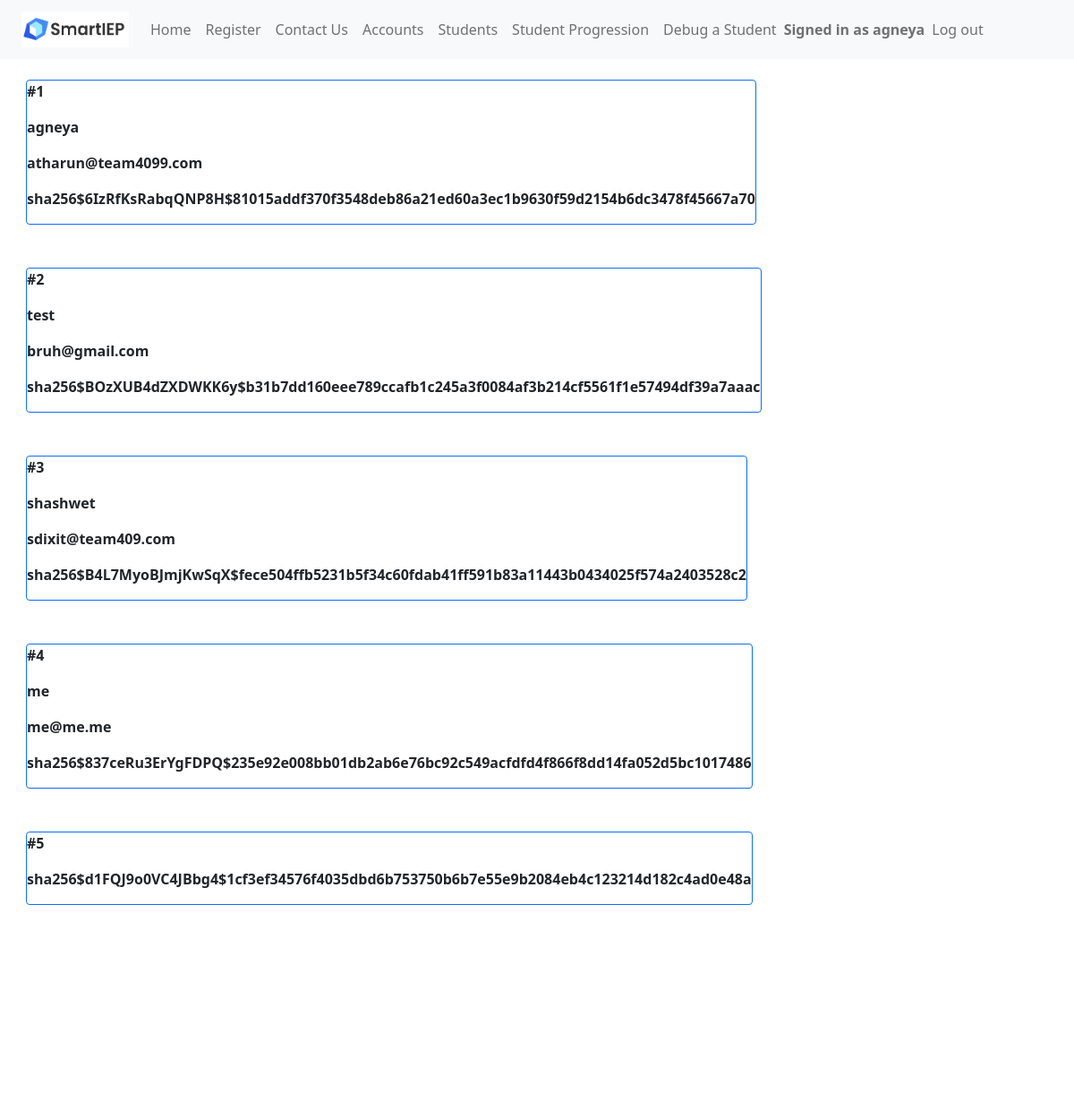
The app's page /accounts (signed in), older data.
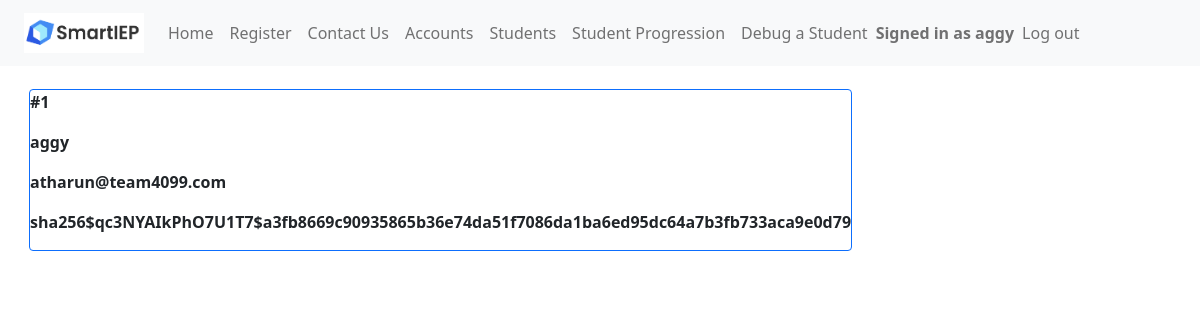
The same page, newer data.
### app.py (models this page shows, shortened)
class Accounts(UserMixin, db.Model):
	__tablename__ = 'accounts'
	account_id = db.Column(db.Integer, primary_key=True)
	callname = db.Column(db.String(200),nullable=False)
	username = db.Column(db.String(200),nullable=False)
	password = db.Column(db.String(200),nullable=False)

### app.py (the view)
@main.route("/accounts")
@login_required
def accounts():
	accounts = Accounts.query.all()
	return render_template('accounts.html',accounts=accounts)

### app.py (called while the page is built)
@login_manager.user_loader
def load_user(account_id):
    return Accounts.query.get(int(account_id))

@app.context_processor
def utility_processor():
	def parse_tasks(newData):
		if (newData != ""):
			goalArrays = []
			for i in range(MAX_GOALS):
				goalArrays.append([])
			parts = newData[:-1].split(";")
			counter = 0
			for part in parts:
				if part[1] == "[":
					part = re.sub("\[.*?\]","[]",part)
					part = part.replace("[","").replace("]","")
					goalArrays[counter].append(part)
					counter = counter + 1
			for part in parts:
				if part[1] == "(":
					goalKey = int(part[part.find("(")+1:part.find(")")])
					part = re.sub("\(.*?\)","()",part)
					part = part.replace("(","").replace(")","")
					goalArrays[goalKey].append(part)
			return goalArrays
		else:
			return []
	return dict(parse_tasks=parse_tasks)

### templates/accounts.html (shortened to what this page needs)
<!DOCTYPE html>
<html lang="en">
    <head>
        <link href="https://cdn.jsdelivr.net/npm/bootstrap@5.0.2/dist/css/bootstrap.min.css" rel="stylesheet">
    </head>
    <header>
      {% include 'nav.html' %}
    </header>
    <body>
        <div class="content">
            {% for account in accounts %}
                <div class="m-4 border border-primary rounded">
                    <p><b>#{{ account.account_id }}</b></p>
                    <p><b>{{ account.callname }}</b></p>
                    <p><b>{{ account.username }}</b></p>
                    <p><b>{{ account.password }}</b></p>
                </div>
            {% endfor %}
        </div>
    </body>
</html>

### templates/nav.html (shortened to what this page needs)
<nav class="px-4 navbar fixed-top navbar-expand-lg navbar-light bg-light">
    <a class="navbar-brand" href="/"><img src="static\smartieplogo.png" width="120" height="40"></a>
    <div>
      <ul class="navbar-nav mr-auto">
        <li class="nav-item active">
          <a class="nav-link" href="/signin">Home</a>
        </li>
        <li class="nav-item">
          <a class="nav-link" href="/register">Register</a>
        </li>
        <li class="nav-item">
          <a class="nav-link" href="/contactus">Contact Us</a>
        </li>
        {% if current_user.is_authenticated %}
        <li class="nav-item">
          <a class="nav-link" href="/accounts">Accounts</a>
        </li>
        <li class="nav-item">
          <a class="nav-link" href="/students">Students</a>
        </li>
        <li class="nav-item">
          <a class="nav-link" href="/logs">Student Progression</a>
        </li>
        <li class="nav-item">
          <a class="nav-link" href="/terminatestudent">Debug a Student</a>
        </li>
        <span class="navbar-text navbar-right">
          <b>Signed in as {{ current_user.callname }}</b>
        </span>
        <li class="nav-item">
          <a class="nav-link" href="/logout">Log out</a>
        </li>
      </ul>
        {% endif %}
    </div>
  </nav>

### templates/accounts.html (style rules this page uses)
.content { margin: 5px; width: 100%; display: flex; flex-direction: row; flex-wrap: wrap; }
body { padding-top: 60px; }

Row changes from the older to the newer data that the page shows:
removed Accounts: account_id "2", callname "test", username "bruh@gmail.com", password "sha256$BOzXUB4dZXDWKK6y$b31b7dd160eee789ccafb1c245a3f0084af3b214cf5561f1e57494df39a7aaac"
removed Accounts: account_id "3", callname "shashwet", username "sdixit@team409.com", password "sha256$B4L7MyoBJmjKwSqX$fece504ffb5231b5f34c60fdab41ff591b83a11443b0434025f574a2403528c2"
removed Accounts: account_id "4", callname "me", username "me@me.me", password "sha256$837ceRu3ErYgFDPQ$235e92e008bb01db2ab6e76bc92c549acfdfd4f866f8dd14fa052d5bc1017486"
removed Accounts: account_id "5", password "sha256$d1FQJ9o0VC4JBbg4$1cf3ef34576f4035dbd6b753750b6b7e55e9b2084eb4c123214d182c4ad0e48a"
changed Accounts "atharun@team4099.com": callname "agneya" → "aggy"; password "sha256$6IzRfKsRabqQNP8H$81015addf370f3548deb86a21ed60a3ec1b9630f59d2154b6dc3478f45667a70" → "sha256$qc3NYAIkPhO7U1T7$a3fb8669c90935865b36e74da51f7086da1ba6ed95dc64a7b3fb733aca9e0d79"
